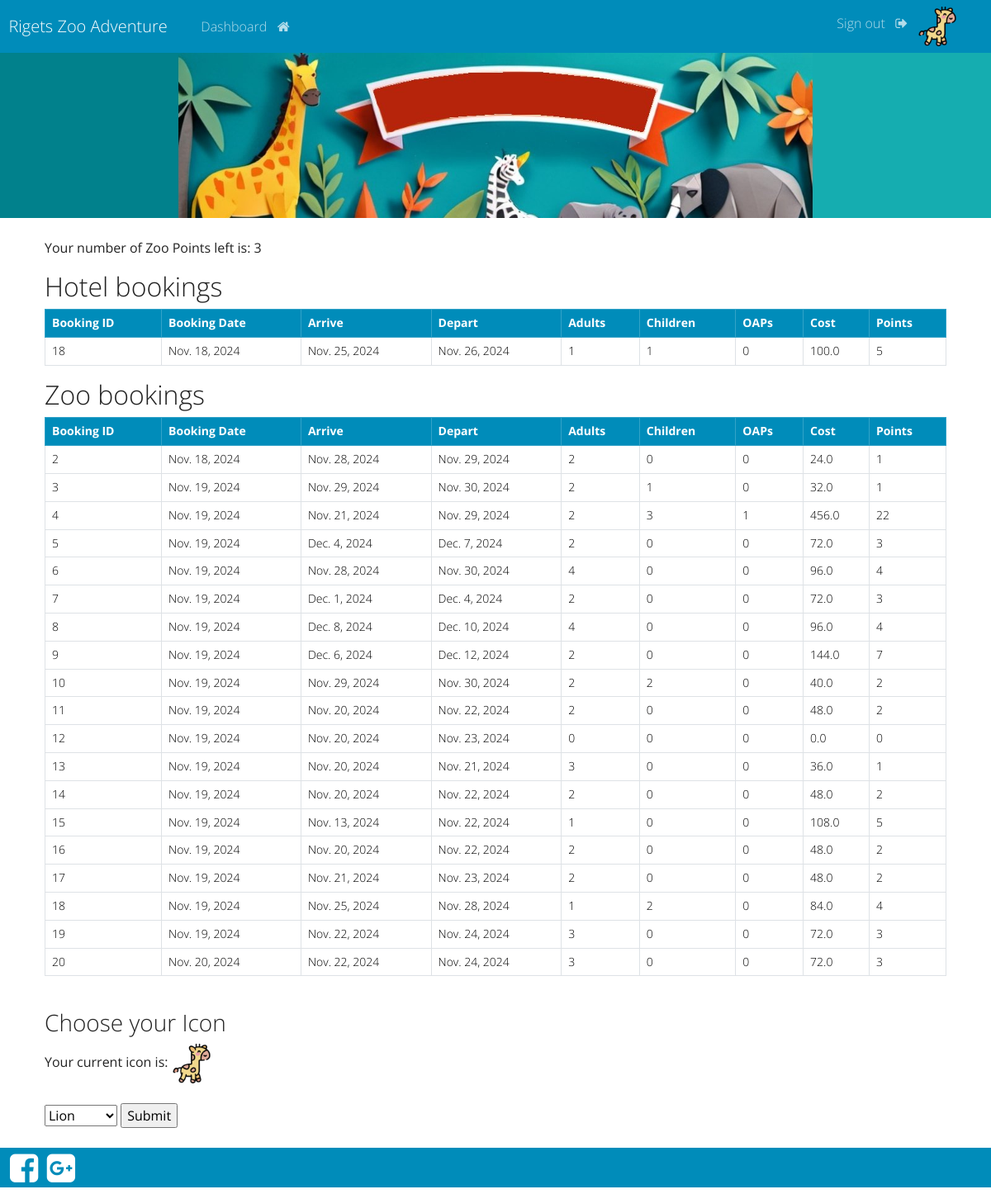
The app's page /dashboard (signed in) with its own data.
### website/models.py (models this page shows, shortened)
class ZooUser(AbstractUser):
    points = models.IntegerField(default=0)
    address = models.CharField(max_length=200, blank=True)
    phone = models.CharField(max_length=14, blank=True)
    icon = models.CharField(max_length=64, default="lion")

class HotelBooking(models.Model):
    booking_id = models.AutoField(primary_key=True, editable=False)
    hotel_user_id = models.ForeignKey(ZooUser, on_delete=models.CASCADE)
    hotel_booking_date = models.DateField(auto_now_add=True)
    hotel_booking_date_arrive = models.DateField()
    hotel_booking_date_leave = models.DateField()
    hotel_booking_adults = models.IntegerField(default=0)
    hotel_booking_children = models.IntegerField(default=0)
    hotel_booking_oap = models.IntegerField(default=0)
    hotel_total_cost = models.FloatField(default=0)
    hotel_points = models.IntegerField(default=0)

class ZooBooking(models.Model):
    booking_id = models.AutoField(primary_key=True, editable=False)
    zoo_user_id = models.ForeignKey(ZooUser, on_delete=models.CASCADE)
    zoo_booking_date = models.DateField(auto_now_add=True)
    zoo_booking_date_arrive = models.DateField()
    zoo_booking_date_leave = models.DateField()
    zoo_booking_adults = models.IntegerField(default=0)
    zoo_booking_children = models.IntegerField(default=0)
    zoo_booking_oap = models.IntegerField(default=0)
    zoo_total_cost = models.FloatField(default=0)
    zoo_points = models.IntegerField(default=0)

### website/views.py (the view)
# urls.py: path('dashboard', views.dashboard, name="dashboard"),
@login_required(login_url='my-login')
def dashboard(request):
    if request.method == "POST":
        icon = request.POST['icon']
        request.user.updateIcon(icon)
    my_hotel_bookings = HotelBooking.objects.filter(hotel_user_id = request.user.id)
    my_zoo_bookings = ZooBooking.objects.filter(zoo_user_id = request.user.id)
    context = {'hotel_records': my_hotel_bookings,
               'zoo_records': my_zoo_bookings,}
    return render(request, 'website/dashboard.html',context=context )

### website/templates/website/dashboard.html (shortened to what this page needs)
{% extends 'website/base.html' %}
{% load static %}
{% block content %}
<div class="container">
    <p>Your number of Zoo Points left is: {{user.points}} <p>
</div>
<div class="container">
    <h2> Hotel bookings <h2>
        <table class="table table-hover table-bordered">
            <thead class="table-primary">
                <tr>
                    <th scope="col"> Booking ID </th>
                    <th scope="col"> Booking Date </th>
                    <th scope="col"> Arrive </th>
                    <th scope="col"> Depart </th>
                    <th scope="col"> Adults </th>
                    <th scope="col"> Children </th>
                    <th scope="col"> OAPs </th>
                    <th scope="col"> Cost </th>
                    <th scope="col"> Points </th>
                </tr>
            </thead>
            <tbody>
            {% if hotel_records %}
                {% for record in hotel_records %}
                <tr>
                    <td> {{record.booking_id}} </td>
                    <td> {{record.hotel_booking_date}} </td>
                    <td> {{record.hotel_booking_date_arrive}} </td>
                    <td> {{record.hotel_booking_date_leave}} </td>
                    <td> {{record.hotel_booking_adults}} </td>
                    <td> {{record.hotel_booking_children}} </td>
                    <td> {{record.hotel_booking_oap}} </td>
                    <td> {{record.hotel_total_cost}} </td>
                    <td> {{record.hotel_points}} </td>
                </tr>
                {% endfor %}
            {% endif %}
            </tbody>
        </table>
</div>
<div class="container">
    <h2> Zoo bookings <h2>
        <table class="table table-hover table-bordered">
            <thead class="table-primary">
                <tr>
                    <th scope="col"> Booking ID </th>
                    <th scope="col"> Booking Date </th>
                    <th scope="col"> Arrive </th>
                    <th scope="col"> Depart </th>
                    <th scope="col"> Adults </th>
                    <th scope="col"> Children </th>
                    <th scope="col"> OAPs </th>
                    <th scope="col"> Cost </th>
                    <th scope="col"> Points </th>
                </tr>
            </thead>
            <tbody>
            {% if zoo_records %}
                {% for record in zoo_records %}
                <tr>
                    <td> {{record.booking_id}} </td>
                    <td> {{record.zoo_booking_date}} </td>
                    <td> {{record.zoo_booking_date_arrive}} </td>
                    <td> {{record.zoo_booking_date_leave}} </td>
                    <td> {{record.zoo_booking_adults}} </td>
                    <td> {{record.zoo_booking_children}} </td>
                    <td> {{record.zoo_booking_oap}} </td>
                    <td> {{record.zoo_total_cost}} </td>
                    <td> {{record.zoo_points}} </td>
                </tr>
                {% endfor %}
            {% endif %}
            </tbody>
        </table>
</div>
<div class="container">
    <br>
    <h3>Choose your Icon</h3>
    Your current icon is:
    <img id="icon" src="{% static 'icons/'%}{{user.icon}}.png" alt="zoo hotel" >
    <br><br>
    <form action="dashboard"  method="POST">
        <select name="icon" id="icons">
            <option value="lion">Lion</option>
          </select>
        <input type="submit" value="Submit">
    </form>
    <br>
</div>
{% endblock %}

### website/templates/website/base.html (shortened to what this page needs)
{% load static %}
<!DOCTYPE html>
<html lang="en">
<head>
    <link rel="stylesheet" href="{% static 'css/bootstrap.min.css' %}">
    <link rel="stylesheet" href="{% static 'css/style.css' %}">
    <link rel="stylesheet" href="{% static 'css/font-awesome.min.css' %}">
</head>
<body>
{% include 'website/navbar.html' %}
<div class="jumbotron jumbotron-fluid">
    <div class="fill"></div>
</div>
    <div class="container">
        <br>
        {% block content %}
        {% endblock %}
    </div>
    <div class="container-fluid bg-primary text-white" >
       <h1> <i class="fa fa-facebook-square" aria-hidden="true"></i>  <i class="fa fa-google-plus-square" aria-hidden="true"></i></h1>
    </div>
</body>
</html>

### website/templates/website/navbar.html (shortened to what this page needs)
{% load static %}
<nav class="navbar navbar-expand-lg navbar-dark bg-primary justify-content-center">
    <a class="navbar-brand main-heading" href="{% url '' %}">
      &nbsp; Rigets Zoo Adventure
    </a>
      <div class="collapse navbar-collapse text-center" id="navbarNavDropdown">
        <ul class="navbar-nav mr-auto"> &nbsp; &nbsp;&nbsp;
          {% if user.is_authenticated %}
            <li class="nav-item">
               <a class="nav-link" href="{% url 'dashboard' %}">Dashboard &nbsp; <i class="fa fa-home" aria-hidden="true"></i> </a>
            </li>&nbsp; &nbsp; &nbsp;
        </ul>
     </div>
      <ul class="navbar-nav mr-auto">
        <li class="nav-item">
           <a class="nav-link" href="{% url 'user-logout' %}">Sign out &nbsp; <i class="fa fa-sign-out" aria-hidden="true"></i>&nbsp; </a>
        </li>
        <li>
          <img id="icon" src="{% static 'icons/'%}{{user.icon}}.png" alt="zoo hotel" >
        </li>
   </ul>
        {% endif %}
  </nav>

### static/css/style.css (style rules this page uses)
.jumbotron { background-image: url("../images/zoo_banner.jpg"); background-size: cover; }
.fill { height: 200px; }
#icon { width: 48px; height: 48px; margin-right: 20px; }

### records on screen
ZooUser: icon (picture), points "3"
HotelBooking: booking_id "18", hotel_booking_date "Nov. 18, 2024", hotel_booking_date_arrive "Nov. 25, 2024", hotel_booking_date_leave "Nov. 26, 2024", hotel_booking_adults "1", hotel_booking_children "1", hotel_booking_oap "0", hotel_total_cost "100.0", hotel_points "5"
ZooBooking: booking_id "2", zoo_booking_date "Nov. 18, 2024", zoo_booking_date_arrive "Nov. 28, 2024", zoo_booking_date_leave "Nov. 29, 2024", zoo_booking_adults "2", zoo_booking_children "0", zoo_booking_oap "0", zoo_total_cost "24.0", zoo_points "1"
ZooBooking: booking_id "3", zoo_booking_date "Nov. 19, 2024", zoo_booking_date_arrive "Nov. 29, 2024", zoo_booking_date_leave "Nov. 30, 2024", zoo_booking_adults "2", zoo_booking_children "1", zoo_booking_oap "0", zoo_total_cost "32.0", zoo_points "1"
ZooBooking: booking_id "4", zoo_booking_date "Nov. 19, 2024", zoo_booking_date_arrive "Nov. 21, 2024", zoo_booking_date_leave "Nov. 29, 2024", zoo_booking_adults "2", zoo_booking_children "3", zoo_booking_oap "1", zoo_total_cost "456.0", zoo_points "22"
ZooBooking: booking_id "5", zoo_booking_date "Nov. 19, 2024", zoo_booking_date_arrive "Dec. 4, 2024", zoo_booking_date_leave "Dec. 7, 2024", zoo_booking_adults "2", zoo_booking_children "0", zoo_booking_oap "0", zoo_total_cost "72.0", zoo_points "3"
ZooBooking: booking_id "6", zoo_booking_date "Nov. 19, 2024", zoo_booking_date_arrive "Nov. 28, 2024", zoo_booking_date_leave "Nov. 30, 2024", zoo_booking_adults "4", zoo_booking_children "0", zoo_booking_oap "0", zoo_total_cost "96.0", zoo_points "4"
ZooBooking: booking_id "7", zoo_booking_date "Nov. 19, 2024", zoo_booking_date_arrive "Dec. 1, 2024", zoo_booking_date_leave "Dec. 4, 2024", zoo_booking_adults "2", zoo_booking_children "0", zoo_booking_oap "0", zoo_total_cost "72.0", zoo_points "3"
ZooBooking: booking_id "8", zoo_booking_date "Nov. 19, 2024", zoo_booking_date_arrive "Dec. 8, 2024", zoo_booking_date_leave "Dec. 10, 2024", zoo_booking_adults "4", zoo_booking_children "0", zoo_booking_oap "0", zoo_total_cost "96.0", zoo_points "4"
ZooBooking: booking_id "9", zoo_booking_date "Nov. 19, 2024", zoo_booking_date_arrive "Dec. 6, 2024", zoo_booking_date_leave "Dec. 12, 2024", zoo_booking_adults "2", zoo_booking_children "0", zoo_booking_oap "0", zoo_total_cost "144.0", zoo_points "7"
ZooBooking: booking_id "10", zoo_booking_date "Nov. 19, 2024", zoo_booking_date_arrive "Nov. 29, 2024", zoo_booking_date_leave "Nov. 30, 2024", zoo_booking_adults "2", zoo_booking_children "2", zoo_booking_oap "0", zoo_total_cost "40.0", zoo_points "2"
ZooBooking: booking_id "11", zoo_booking_date "Nov. 19, 2024", zoo_booking_date_arrive "Nov. 20, 2024", zoo_booking_date_leave "Nov. 22, 2024", zoo_booking_adults "2", zoo_booking_children "0", zoo_booking_oap "0", zoo_total_cost "48.0", zoo_points "2"
ZooBooking: booking_id "12", zoo_booking_date "Nov. 19, 2024", zoo_booking_date_arrive "Nov. 20, 2024", zoo_booking_date_leave "Nov. 23, 2024", zoo_booking_adults "0", zoo_booking_children "0", zoo_booking_oap "0", zoo_total_cost "0.0", zoo_points "0"
ZooBooking: booking_id "13", zoo_booking_date "Nov. 19, 2024", zoo_booking_date_arrive "Nov. 20, 2024", zoo_booking_date_leave "Nov. 21, 2024", zoo_booking_adults "3", zoo_booking_children "0", zoo_booking_oap "0", zoo_total_cost "36.0", zoo_points "1"
ZooBooking: booking_id "14", zoo_booking_date "Nov. 19, 2024", zoo_booking_date_arrive "Nov. 20, 2024", zoo_booking_date_leave "Nov. 22, 2024", zoo_booking_adults "2", zoo_booking_children "0", zoo_booking_oap "0", zoo_total_cost "48.0", zoo_points "2"
ZooBooking: booking_id "15", zoo_booking_date "Nov. 19, 2024", zoo_booking_date_arrive "Nov. 13, 2024", zoo_booking_date_leave "Nov. 22, 2024", zoo_booking_adults "1", zoo_booking_children "0", zoo_booking_oap "0", zoo_total_cost "108.0", zoo_points "5"
ZooBooking: booking_id "16", zoo_booking_date "Nov. 19, 2024", zoo_booking_date_arrive "Nov. 20, 2024", zoo_booking_date_leave "Nov. 22, 2024", zoo_booking_adults "2", zoo_booking_children "0", zoo_booking_oap "0", zoo_total_cost "48.0", zoo_points "2"
ZooBooking: booking_id "17", zoo_booking_date "Nov. 19, 2024", zoo_booking_date_arrive "Nov. 21, 2024", zoo_booking_date_leave "Nov. 23, 2024", zoo_booking_adults "2", zoo_booking_children "0", zoo_booking_oap "0", zoo_total_cost "48.0", zoo_points "2"
ZooBooking: booking_id "18", zoo_booking_date "Nov. 19, 2024", zoo_booking_date_arrive "Nov. 25, 2024", zoo_booking_date_leave "Nov. 28, 2024", zoo_booking_adults "1", zoo_booking_children "2", zoo_booking_oap "0", zoo_total_cost "84.0", zoo_points "4"
ZooBooking: booking_id "19", zoo_booking_date "Nov. 19, 2024", zoo_booking_date_arrive "Nov. 22, 2024", zoo_booking_date_leave "Nov. 24, 2024", zoo_booking_adults "3", zoo_booking_children "0", zoo_booking_oap "0", zoo_total_cost "72.0", zoo_points "3"
ZooBooking: booking_id "20", zoo_booking_date "Nov. 20, 2024", zoo_booking_date_arrive "Nov. 22, 2024", zoo_booking_date_leave "Nov. 24, 2024", zoo_booking_adults "3", zoo_booking_children "0", zoo_booking_oap "0", zoo_total_cost "72.0", zoo_points "3"
